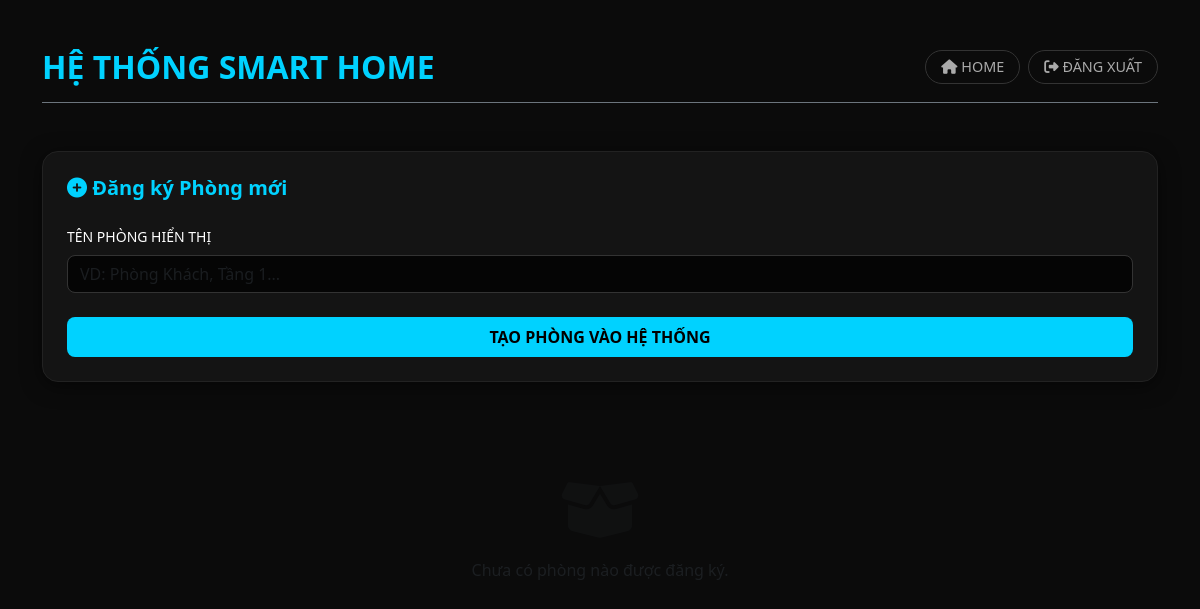
Page /smarthome/ (signed in) on the earlier database version.
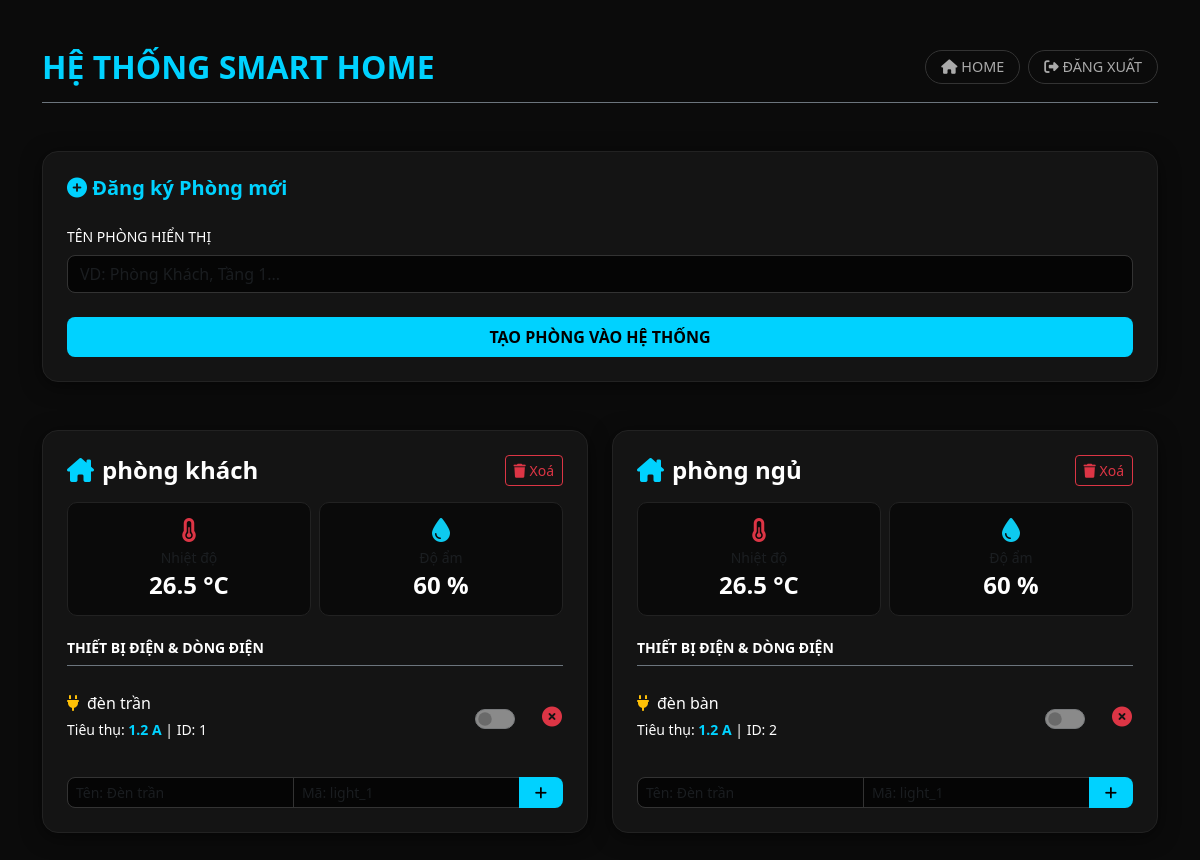
Same page on the later database version.
### myweb/models.py (models this page shows, shortened)
class Room(models.Model):
    name = models.CharField(max_length=50, unique=True)
    icon = models.CharField(max_length=50, default='fa-solid fa-house')

class Device(models.Model):
    room = models.ForeignKey(Room, on_delete=models.CASCADE, related_name='devices')
    name = models.CharField(max_length=50)        # VD: Đèn phòng khách
    device_key = models.CharField(max_length=50)  # VD: relay_1, light_1
    status = models.BooleanField(default=False)   # True: Bật, False: Tắt

### myweb/views.py (the view)
# urls.py: path('smarthome/', garden_views.smarthome_dashboard, name='smarthome_app'),
@login_required(login_url='/accounts/login/')
def smarthome_dashboard(request):
    rooms = Room.objects.all()
    context = {
        'rooms': rooms,
    }
    return render(request, 'smarthome_dashboard.html', context)

### templates/smarthome_dashboard.html (shortened to what this page needs)
<!doctype html>
<html lang="vi">
  <head>
    <link
      href="https://cdn.jsdelivr.net/npm/bootstrap@5.3.0/dist/css/bootstrap.min.css"
      rel="stylesheet"
    />
    <link
      rel="stylesheet"
      href="https://cdnjs.cloudflare.com/ajax/libs/font-awesome/6.4.0/css/all.min.css"
    />
  </head>
  <body>
    <div class="container py-5">
      <div
        class="d-flex justify-content-between align-items-center mb-5 border-bottom border-secondary pb-3"
      >
        <h2 class="text-uppercase fw-bold text-cyan mb-0">
          HỆ THỐNG SMART HOME
        </h2>
        <div class="d-flex gap-2">
          <a href="{% url 'portal_home' %}" class="nav-btn"
            ><i class="fa-solid fa-house"></i> HOME</a
          >
          <form action="{% url 'logout' %}" method="post" class="d-inline">
            <button type="submit" class="nav-btn">
              <i class="fa-solid fa-right-from-bracket"></i> ĐĂNG XUẤT
            </button>
          </form>
        </div>
      </div>
      <div class="card-custom p-4 mb-5">
        <h5 class="text-cyan fw-bold mb-4">
          <i class="fa-solid fa-circle-plus"></i> Đăng ký Phòng mới
        </h5>
        <form action="{% url 'add_room' %}" method="POST">
          <div class="row g-3 mb-4">
            <div class="col-md-12">
              <label class="form-label small text-uppercase"
                >Tên phòng hiển thị</label
              >
              <input
                type="text"
                class="form-control input-custom"
                name="room_name"
                placeholder="VD: Phòng Khách, Tầng 1..."
                required
              />
            </div>
          </div>
          <button type="submit" class="btn btn-cyan w-100 py-2">
            TẠO PHÒNG VÀO HỆ THỐNG
          </button>
        </form>
      </div>
      <div class="row">
        {% for room in rooms %}
        <div class="col-lg-6 mb-4">
          <div class="card-custom p-4 h-100">
            <div class="d-flex justify-content-between align-items-center mb-3">
              <h4 class="fw-bold mb-0"><i class="fa-solid fa-house-chimney text-cyan me-2"></i>{{ room.name }}</h4>
              <form
                action="{% url 'delete_room' room.id %}"
                method="POST"
                onsubmit="
                  return confirm(
                    'Bạn có chắc chắn muốn xoá phòng này? Toàn bộ thiết bị bên trong sẽ bị xoá!',
                  );
                "
              >
                <button type="submit" class="btn btn-sm btn-outline-danger">
                  <i class="fa-solid fa-trash"></i> Xoá
                </button>
              </form>
            </div>
            <div class="row g-2 mb-4">
              <div class="col-6">
                <div class="sensor-box">
                  <i
                    class="fa-solid fa-temperature-half text-danger mb-2 fs-4"
                  ></i>
                  <h6 class="text-muted small mb-1">Nhiệt độ</h6>
                  <h4 class="mb-0 fw-bold">26.5 °C</h4>
                </div>
              </div>
              <div class="col-6">
                <div class="sensor-box">
                  <i class="fa-solid fa-droplet text-info mb-2 fs-4"></i>
                  <h6 class="text-muted small mb-1">Độ ẩm</h6>
                  <h4 class="mb-0 fw-bold">60 %</h4>
                </div>
              </div>
            </div>
            <h6
              class="text-uppercase small fw-bold mb-3 border-bottom border-secondary pb-2"
            >
              Thiết bị điện & Dòng điện
            </h6>
            <div class="mb-4">
              {% for device in room.devices.all %}
              <div
                class="device-item d-flex justify-content-between align-items-center"
              >
                <div>
                  <h6 class="mb-1"><i class="fa-solid fa-plug text-warning me-2"></i>{{ device.name }}</h6>
                  <small >Tiêu thụ: <span class="text-cyan fw-bold">1.2 A</span> | ID: {{ device.device_key }}</small>
                </div>
                <div class="d-flex align-items-center gap-3">
                  <div class="form-check form-switch fs-5">
                    <input class="form-check-input" type="checkbox" role="switch" {% if device.status %}checked{% endif %} disabled />
                  </div>
                  <form
                    action="{% url 'delete_device' device.id %}"
                    method="POST"
                  >
                    <button
                      type="submit"
                      class="btn text-danger p-0"
                      title="Xoá thiết bị"
                    >
                      <i class="fa-solid fa-circle-xmark fs-5"></i>
                    </button>
                  </form>
                </div>
              </div>
              {% empty %}
              <p class="text-muted small text-center py-3 fst-italic">
                Chưa có thiết bị nào. Hãy thêm ở dưới.
              </p>
              {% endfor %}
            </div>
            <form
              action="{% url 'add_device' room.id %}"
              method="POST"
              class="mt-auto"
            >
              <div class="input-group">
                <input
                  type="text"
                  name="device_name"
                  class="form-control input-custom form-control-sm"
                  placeholder="Tên: Đèn trần"
                  required
                />
                <input
                  type="text"
                  name="device_key"
                  class="form-control input-custom form-control-sm"
                  placeholder="Mã: light_1"
                  required
                />
                <button class="btn btn-cyan btn-sm px-3" type="submit">
                  <i class="fa-solid fa-plus"></i>
                </button>
              </div>
            </form>
          </div>
        </div>
        {% empty %}
        <div class="col-12 text-center py-5">
          <i
            class="fa-solid fa-box-open text-muted mb-3"
            style="font-size: 4rem; opacity: 0.3"
          ></i>
          <p class="text-muted">Chưa có phòng nào được đăng ký.</p>
        </div>
        {% endfor %}
      </div>
    </div>
  </body>
</html>

### templates/smarthome_dashboard.html (style rules this page uses)
body { background-color: #0b0b0b; color: #ffffff; font-family: "Segoe UI", Tahoma, Geneva, Verdana, sans-serif; }
.text-cyan { color: #00d2ff !important; }
.card-custom { background-color: #141414; border: 1px solid #222; border-radius: 16px; box-shadow: 0 4px 20px rgba(0, 0, 0, 0.5); }
.input-custom { background-color: #050505; border: 1px solid #333; color: #fff; border-radius: 8px; }
.btn-cyan { background-color: #00d2ff; color: #000; font-weight: bold; border: none; border-radius: 8px; transition: 0.3s; }
.nav-btn { background-color: transparent; border: 1px solid #333; color: #aaa; border-radius: 20px; padding: 5px 15px; font-size: 0.9rem; transition: 0.3s; text-decoration: none; }
.sensor-box { background-color: #0a0a0a; border: 1px solid #222; border-radius: 10px; padding: 15px; text-align: center; }
.device-item { border-bottom: 1px solid #222; padding: 12px 0; }
.device-item:last-child { border-bottom: none; }

Differences in the rows shown:
added Room: name "phòng khách"
added Device: name "đèn trần", device_key "1", shown under "phòng khách"
added Room: name "phòng ngủ"
added Device: name "đèn bàn", device_key "2", shown under "phòng ngủ"
